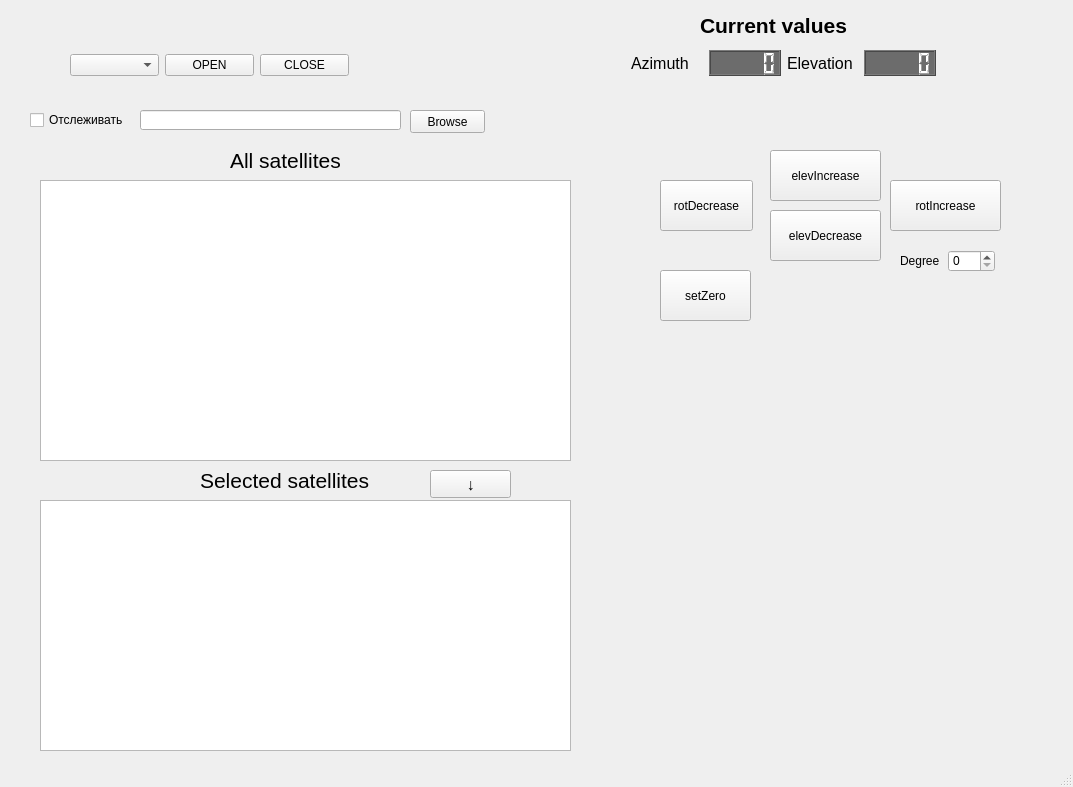
<?xml version="1.0" encoding="UTF-8"?>
<ui version="4.0">
 <class>MainWindow</class>
 <widget class="QMainWindow" name="MainWindow">
  <property name="geometry">
   <rect>
    <x>0</x>
    <y>0</y>
    <width>1073</width>
    <height>787</height>
   </rect>
  </property>
  <property name="minimumSize">
   <size>
    <width>800</width>
    <height>600</height>
   </size>
  </property>
  <property name="maximumSize">
   <size>
    <width>1920</width>
    <height>1080</height>
   </size>
  </property>
  <property name="windowTitle">
   <string>MainWindow</string>
  </property>
  <property name="autoFillBackground">
   <bool>false</bool>
  </property>
  <property name="styleSheet">
   <string notr="true">alternate-background-color: rgb(81, 81, 81);</string>
  </property>
  <widget class="QWidget" name="centralwidget">
   <widget class="QCheckBox" name="checkBox">
    <property name="geometry">
     <rect>
      <x>30</x>
      <y>110</y>
      <width>101</width>
      <height>20</height>
     </rect>
    </property>
    <property name="text">
     <string>Отслеживать</string>
    </property>
   </widget>
   <widget class="QWidget" name="layoutWidget">
    <property name="geometry">
     <rect>
      <x>70</x>
      <y>50</y>
      <width>279</width>
      <height>30</height>
     </rect>
    </property>
    <layout class="QHBoxLayout" name="horizontalLayout">
     <item>
      <widget class="QComboBox" name="comL">
       <property name="toolTip">
        <string>Выбрать последовательный порт</string>
       </property>
       <property name="whatsThis">
        <string/>
       </property>
      </widget>
     </item>
     <item>
      <widget class="QPushButton" name="openB">
       <property name="text">
        <string>OPEN</string>
       </property>
      </widget>
     </item>
     <item>
      <widget class="QPushButton" name="closeB">
       <property name="text">
        <string>CLOSE</string>
       </property>
      </widget>
     </item>
    </layout>
   </widget>
   <widget class="QTableWidget" name="tableSattels">
    <property name="geometry">
     <rect>
      <x>40</x>
      <y>180</y>
      <width>531</width>
      <height>281</height>
     </rect>
    </property>
    <property name="selectionBehavior">
     <enum>QAbstractItemView::SelectRows</enum>
    </property>
   </widget>
   <widget class="QLineEdit" name="filename">
    <property name="geometry">
     <rect>
      <x>140</x>
      <y>110</y>
      <width>261</width>
      <height>20</height>
     </rect>
    </property>
   </widget>
   <widget class="QPushButton" name="browse">
    <property name="geometry">
     <rect>
      <x>410</x>
      <y>110</y>
      <width>75</width>
      <height>23</height>
     </rect>
    </property>
    <property name="toolTip">
     <string>Открыть файл с прохождениями спутников в формате Orbitron</string>
    </property>
    <property name="text">
     <string>Browse</string>
    </property>
   </widget>
   <widget class="QLabel" name="label">
    <property name="geometry">
     <rect>
      <x>700</x>
      <y>10</y>
      <width>211</width>
      <height>31</height>
     </rect>
    </property>
    <property name="font">
     <font>
      <pointsize>16</pointsize>
      <weight>75</weight>
      <bold>true</bold>
     </font>
    </property>
    <property name="text">
     <string>Current values</string>
    </property>
   </widget>
   <widget class="QPushButton" name="elevIncrease">
    <property name="geometry">
     <rect>
      <x>770</x>
      <y>150</y>
      <width>111</width>
      <height>51</height>
     </rect>
    </property>
    <property name="text">
     <string>elevIncrease</string>
    </property>
   </widget>
   <widget class="QPushButton" name="elevDecrease">
    <property name="geometry">
     <rect>
      <x>770</x>
      <y>210</y>
      <width>111</width>
      <height>51</height>
     </rect>
    </property>
    <property name="text">
     <string>elevDecrease</string>
    </property>
   </widget>
   <widget class="QPushButton" name="rotDecrease">
    <property name="geometry">
     <rect>
      <x>660</x>
      <y>180</y>
      <width>93</width>
      <height>51</height>
     </rect>
    </property>
    <property name="text">
     <string>rotDecrease</string>
    </property>
   </widget>
   <widget class="QPushButton" name="rotIncrease">
    <property name="geometry">
     <rect>
      <x>890</x>
      <y>180</y>
      <width>111</width>
      <height>51</height>
     </rect>
    </property>
    <property name="text">
     <string>rotIncrease</string>
    </property>
   </widget>
   <widget class="QTableWidget" name="tableSelectedSattels">
    <property name="geometry">
     <rect>
      <x>40</x>
      <y>500</y>
      <width>531</width>
      <height>251</height>
     </rect>
    </property>
    <property name="selectionBehavior">
     <enum>QAbstractItemView::SelectRows</enum>
    </property>
   </widget>
   <widget class="QLabel" name="label_5">
    <property name="geometry">
     <rect>
      <x>230</x>
      <y>150</y>
      <width>181</width>
      <height>21</height>
     </rect>
    </property>
    <property name="font">
     <font>
      <pointsize>16</pointsize>
     </font>
    </property>
    <property name="text">
     <string>All satellites</string>
    </property>
   </widget>
   <widget class="QLabel" name="label_6">
    <property name="geometry">
     <rect>
      <x>200</x>
      <y>470</y>
      <width>221</width>
      <height>21</height>
     </rect>
    </property>
    <property name="font">
     <font>
      <pointsize>16</pointsize>
     </font>
    </property>
    <property name="text">
     <string>Selected satellites</string>
    </property>
   </widget>
   <widget class="QPushButton" name="pushButton">
    <property name="geometry">
     <rect>
      <x>430</x>
      <y>470</y>
      <width>81</width>
      <height>28</height>
     </rect>
    </property>
    <property name="font">
     <font>
      <pointsize>12</pointsize>
     </font>
    </property>
    <property name="text">
     <string>↓</string>
    </property>
   </widget>
   <widget class="QWidget" name="layoutWidget">
    <property name="geometry">
     <rect>
      <x>631</x>
      <y>50</y>
      <width>305</width>
      <height>26</height>
     </rect>
    </property>
    <layout class="QHBoxLayout" name="horizontalLayout_2">
     <item>
      <widget class="QLabel" name="label_2">
       <property name="font">
        <font>
         <pointsize>12</pointsize>
         <weight>50</weight>
         <bold>false</bold>
        </font>
       </property>
       <property name="text">
        <string>Azimuth</string>
       </property>
      </widget>
     </item>
     <item>
      <widget class="QLCDNumber" name="lcdNumber">
       <property name="autoFillBackground">
        <bool>false</bool>
       </property>
       <property name="styleSheet">
        <string notr="true">background-color: rgb(108, 108, 108);
color: rgb(255, 255, 255);</string>
       </property>
      </widget>
     </item>
     <item>
      <widget class="QLabel" name="label_3">
       <property name="font">
        <font>
         <pointsize>12</pointsize>
         <weight>50</weight>
         <bold>false</bold>
        </font>
       </property>
       <property name="text">
        <string>Elevation</string>
       </property>
      </widget>
     </item>
     <item>
      <widget class="QLCDNumber" name="lcdNumber_2">
       <property name="styleSheet">
        <string notr="true">background-color: rgb(108, 108, 108);
color: rgb(255, 255, 255);</string>
       </property>
      </widget>
     </item>
    </layout>
   </widget>
   <widget class="QWidget" name="layoutWidget">
    <property name="geometry">
     <rect>
      <x>900</x>
      <y>250</y>
      <width>95</width>
      <height>22</height>
     </rect>
    </property>
    <layout class="QHBoxLayout" name="horizontalLayout_3">
     <item>
      <widget class="QLabel" name="label_4">
       <property name="text">
        <string>Degree</string>
       </property>
      </widget>
     </item>
     <item>
      <widget class="QSpinBox" name="spinBox">
       <property name="maximum">
        <number>180</number>
       </property>
       <property name="displayIntegerBase">
        <number>10</number>
       </property>
      </widget>
     </item>
    </layout>
   </widget>
   <widget class="QPushButton" name="setZero">
    <property name="geometry">
     <rect>
      <x>660</x>
      <y>270</y>
      <width>91</width>
      <height>51</height>
     </rect>
    </property>
    <property name="text">
     <string>setZero</string>
    </property>
   </widget>
  </widget>
  <widget class="QStatusBar" name="statusbar"/>
 </widget>
 <resources/>
 <connections/>
</ui>
